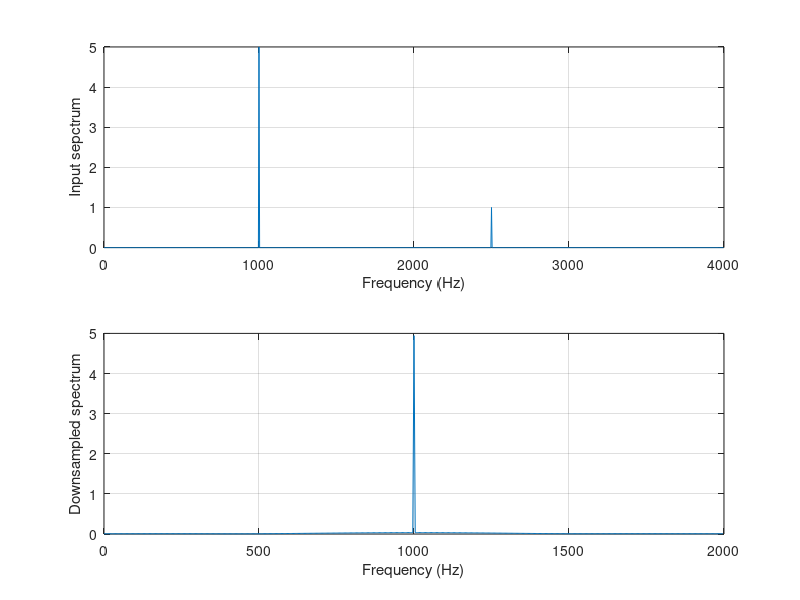

Write MATLAB code to recreate this figure.
close all; clear all;
% This program is the polyphase implementation for Figure 12.1.3b.
% down sampling filter  ( see Chapter 7  for FIR filter design)
B =[0.00074961181416   0.00247663033476   0.00146938649416  -0.00440446121505 ...
  -0.00910635730662   0.00000000000000   0.02035676831506   0.02233710562885...
  -0.01712963672810  -0.06376620649567  -0.03590670035210   0.10660980550088...
  0.29014909103794   0.37500000000000   0.29014909103794   0.10660980550088...
  -0.03590670035210  -0.06376620649567  -0.01712963672810   0.02233710562885...
  0.02035676831506   0.00000000000000  -0.00910635730662  -0.00440446121505...
  0.00146938649416   0.00247663033476   0.00074961181416];
% generate 2048 samples
fs=8000;                                           % sampling rate
N=2048;                                           % number of samples 
M=2;                                              % down sample factor
n=0:1:N-1;
x=5*sin(n*pi/4)+cos(5*n*pi/8);
% compute single-side amplitude spectrum 
% AC component will be doubled, and DC component will be kept as the same
X=2*abs(fft(x,N))/N;X(1)=X(1)/2; 
% map the frequency index  up to the folding frequency to the frequency in Hz
f=[0:1:N/2-1]*fs/N;    
%polyphase implementation of decimation begins
p0=B(1:M:length(B));  % filter bank 0
p1=B(2:M:length(B));  % filter bank 1
w0=x(1:M:length(x)); % channe 0 is down sampled by M
w1=filter([0 1],1,x); % delay by one sample
w1=w1(1:M:length(w1));  % channel 1 is down sampled by M
y0=filter(p0,1,w0);
y1=filter(p1,1,w1);
y=y0+y1;             % decimated signal output
%polyphase implenenttaion ends
NM=length(y);
% compute single-side amplitude spectrum for the down sampled signal
Y=2*abs(fft(y,NM))/NM;Y(1)=Y(1)/2;
fsM=[0:1:NM/2-1]*fs/(M*NM);  
% plot spectrums
subplot(2,1,1);plot(f,X(1:1:N/2));grid; xlabel('Frequency (Hz)');ylabel('Input sepctrum');
subplot(2,1,2);plot(fsM,Y(1:1:NM/2));grid; xlabel('Frequency (Hz)');ylabel('Downsampled spectrum');
